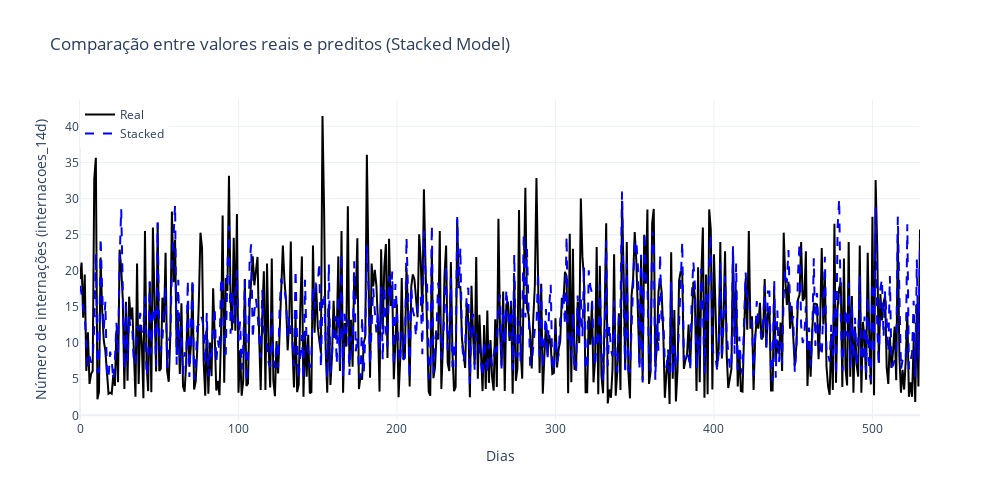

Notebook code for this chart:
### Code cell
# Criação do gráfico interativo
fig = go.Figure()

# Linha real
fig.add_trace(go.Scatter(
    y=y_test,
    mode='lines',
    name='Real',
    line=dict(color='black', width=2)
))

# Linha predita pelo modelo Stacked
fig.add_trace(go.Scatter(
    y=stack_pred,
    mode='lines',
    name='Stacked',
    line=dict(dash='dash', color='blue')
))

# Layout do gráfico
fig.update_layout(
    title='Comparação entre valores reais e preditos (Stacked Model)',
    xaxis_title='Dias',
    yaxis_title='Número de internações (internacoes_14d)',
    legend=dict(x=0, y=1),
    hovermode='x unified',
    template='plotly_white',
    height=500,
    width=1000
)

fig.show()

### Figure 1 — Plotly figure (JSON) as saved in the notebook; plotly's stock layout.template omitted (floating-point values rounded to 4 significant figures; data arrays with more than 128 entries replaced by an {"elided": "..."} marker saying what was removed)
{"data": [{"line": {"color": "black", "width": 2}, "mode": "lines", "name": "Real", "type": "scatter", "y": {"elided": "531 float values"}}, {"line": {"color": "blue", "dash": "dash"}, "mode": "lines", "name": "Stacked", "type": "scatter", "y": {"elided": "531 float values"}}], "layout": {"height": 500, "hovermode": "x unified", "legend": {"x": 0, "y": 1}, "title": {"text": "Comparação entre valores reais e preditos (Stacked Model)"}, "width": 1000, "xaxis": {"title": {"text": "Dias"}}, "yaxis": {"title": {"text": "Número de internações (internacoes_14d)"}}}}
